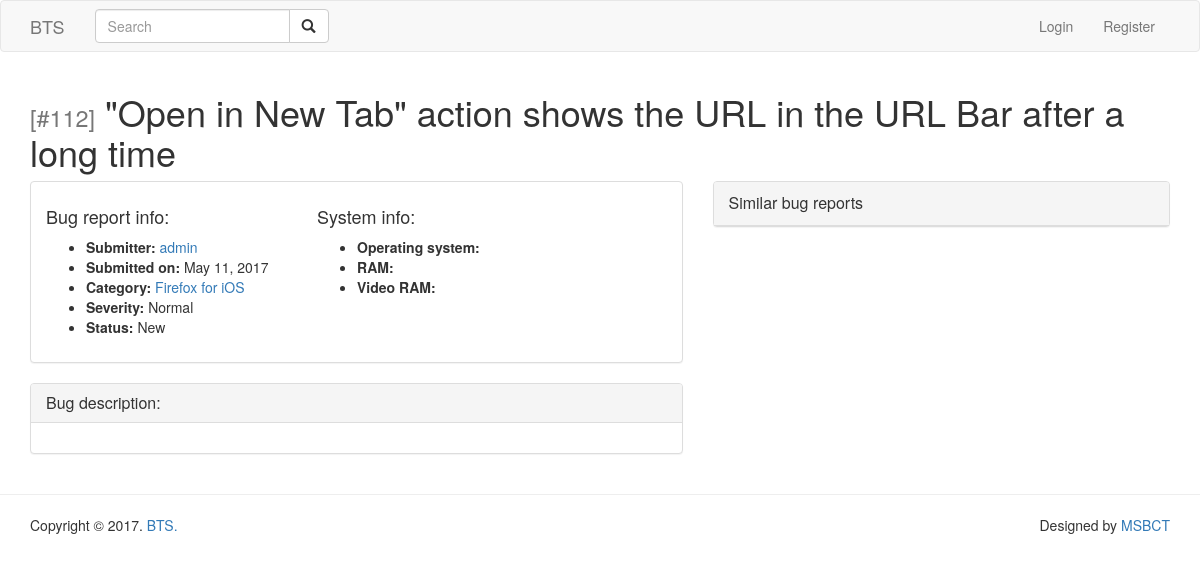
Page /bugs/112/ on the committed database.
### bugs/models.py (models this page shows, shortened)
class BugReport(models.Model):
    SEVERITY_LOW = 1
    SEVERITY_NORMAL = 2
    SEVERITY_HIGH = 3
    SEVERITY_URGENT = 4
    SEVERITY_FEATURE = 0
    SEVERITY_CHOICES = (
        (SEVERITY_LOW, 'Low'),
        (SEVERITY_NORMAL, 'Normal'),
        (SEVERITY_HIGH, 'High'),
        (SEVERITY_URGENT, 'Urgent'),
        (SEVERITY_FEATURE, 'Feature'),
    )
    STATUS_NEW = 0
    STATUS_REJECTED = 1
    STATUS_ASSIGNED = 2
    STATUS_FIXED = 3
    STATUS_CHOICES = (
        (STATUS_NEW, 'New'),
        (STATUS_REJECTED, 'Rejected'),
        (STATUS_ASSIGNED, 'Assigned'),
        (STATUS_FIXED, 'Fixed'),
    )
    created = models.DateTimeField(auto_now=False, auto_now_add=True)
    updated = models.DateTimeField(auto_now=True, auto_now_add=False)
    title = models.CharField(max_length=255)
    submitter = models.ForeignKey(User, related_name='submitted_reports', on_delete=models.CASCADE)
    os = models.CharField("Operating system", blank=True, max_length=100)
    ram = models.CharField("RAM", blank=True, max_length=100)
    vram = models.CharField("Video RAM", blank=True, max_length=100)
    category = models.ForeignKey(BugCategory, null=True, on_delete=models.SET_NULL)
    severity = models.SmallIntegerField(choices=SEVERITY_CHOICES, default=SEVERITY_NORMAL)
    status = models.SmallIntegerField(choices=STATUS_CHOICES, default=STATUS_NEW)
    expected = models.TextField("Expected behavior", blank=True)
    actual = models.TextField("Actual behavior", blank=True)
    reproduce = models.TextField("Steps to reproduce", blank=True)
    master = models.ForeignKey(
        'self', related_name='duplicates', null=True, blank=True, on_delete=models.SET_NULL,
        limit_choices_to={'master': None})
    assignee = models.ForeignKey(
        User, related_name='assigned_reports', null=True, blank=True, on_delete=models.SET_NULL,
        limit_choices_to={'is_staff': True})
    solution = models.TextField(blank=True, null=True, verbose_name='Solution')
    class Meta:
        verbose_name = 'Bug report'
        verbose_name_plural = 'Bug reports'
        ordering = ['-id', ]
    def get_similar_reports(self, n=10):
        from info.utils import tokenize, similarity
        docs = []
        bugs = BugReport.objects.all()
        for bug in reversed(bugs):
            docs.append(tokenize(bug.title))
        dictionary = corpora.Dictionary(docs)
        num_term = len(dictionary)
        corpus = [dictionary.doc2bow(text) for text in docs]
        tf_idf = gensim.models.TfidfModel(corpus)
        index = similarities.SparseMatrixSimilarity(tf_idf[corpus], num_features=num_term)
        vec_bow = dictionary.doc2bow(tokenize(self.title))
        vec_tf_idf = tf_idf[vec_bow]
        sims = index[vec_tf_idf]
        id_and_sim = [(one, two)
                      for (one, two) in sorted(enumerate(sims), key=lambda item: -item[1])[1:min(n, len(sims))]]
        print(sorted(enumerate(sims), key=lambda item: -item[1]))
        bug_and_sim = [(BugReport.objects.get(id=id + 1), sim) for id, sim in id_and_sim]
        return bug_and_sim

class BugCategory(models.Model):
    name = models.CharField(max_length=100)
    class Meta:
        verbose_name = 'Bug category'
        verbose_name_plural = 'Bug categories'
        ordering = ['name', ]
    @python_2_unicode_compatible
    def __str__(self):
        return self.name

### bugs/views.py (the view)
# urls.py: url(r'^(?P<id>\d+)/$', BugDetail.as_view(), name='bugs_detail'),
class BugDetail(DetailView):
    model = BugReport
    slug_field = 'id'
    slug_url_kwarg = 'id'
    template_name = 'bugs/detail.html'
    context_object_name = 'bug'

### info/utils.py (called while the page is built)
def tokenize(text):
    lowers = text.lower()
    punct_free = lowers.translate(str.maketrans({key: None for key in string.punctuation}))
    tokens = word_tokenize(punct_free)
    porter = PorterStemmer()
    stemmed = [porter.stem(w) for w in tokens]
    tokens = [w for w in stemmed if w not in stopwords.words('english')]
    return tokens

### templates/bugs/detail.html (shortened to what this page needs)
{% extends "base.html" %}
{% block main %}
<header>
<div class="container">
  <h1>
    <small>[#{{ bug.id }}]</small> {{ bug.title }}
  </h1>
</div>
</header>
<section class="vpad-sm">
<div class="container">
  <div class="row">
    <div class="col-md-7">
      <div class="panel panel-default">
      <div class="panel-body">
      <div class="row">
        <div class="col-sm-5">
          <h4>Bug report info:</h4>
          <ul>
            <li><strong>Submitter:</strong> <a href="#">{{ bug.submitter }}</a></li>
            <li><strong>Submitted on:</strong> {{ bug.created|date }}</li>
            <li><strong>Category:</strong> <a href="#">{{ bug.category }}</a></li>
            <li><strong>Severity:</strong> {{ bug.get_severity_display }}</li>
            <li><strong>Status:</strong> {{ bug.get_status_display }}</li>
          </ul>
        </div>
        <div class="col-sm-7">
          <h4>System info:</h4>
          <ul>
            <li><strong>Operating system:</strong> {{ bug.os }}</li>
            <li><strong>RAM:</strong> {{ bug.ram }}</li>
            <li><strong>Video RAM:</strong> {{ bug.vram }}</li>
          </ul>
        </div>
      </div>
      </div>
      </div>
      <div class="panel panel-default">
        <div class="panel-heading">
          <h3 class="panel-title">Bug description:</h3>
        </div>
        <div class="panel-body">
        </div>
      </div>
    </div>
    <div class="col-md-5">
    <div class="panel panel-default">
      <div class="panel-heading">
        <p class="panel-title">Similar bug reports</p>
      </div>
    </div>
    </div>
  </div>
</div>
</section>
{% endblock main %}

### rows in the picture
BugReport: id "112", title "\"Open in New Tab\" action shows the URL in the URL Bar after a long time", submitter "admin", created "May 11, 2017", category "Firefox for iOS", severity "Normal", status "New"
